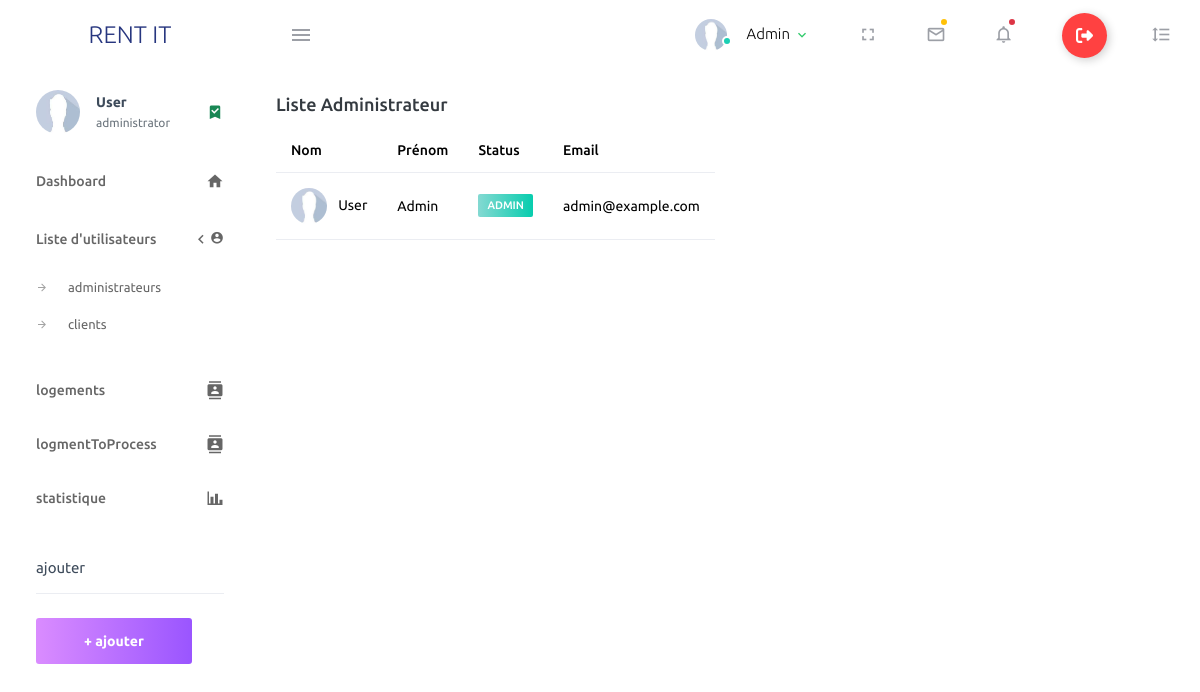
Page /index.php?page=adminList (signed in) on the committed database.
### tables this page shows
CREATE TABLE `utilisateur` (
  `id` int(11) NOT NULL,
  `prenom` varchar(50) NOT NULL,
  `nom` varchar(50) NOT NULL,
  `email` varchar(255) NOT NULL,
  `password` varchar(255) NOT NULL,
  `image_path` varchar(255) DEFAULT NULL,
  `type` enum('client','administrator') NOT NULL
);

### database_connection.php (called while the page is built, shortened)
<?php
function getDatabase() {
    $mysqli = new mysqli($GLOBALS['dbhost'], $GLOBALS['dbuser'], $GLOBALS['dbpassword'], $GLOBALS['dbdatabase']);
    return $mysqli;
}
?>

### models/userModel.php (called while the page is built, shortened)
<?php
class UserModel
{
    private $db;
    public function __construct()
    {
        $this->db = $this->connectToDatabase();
    }
    private function connectToDatabase()
    {
        return getDatabase();
    }
    public function getUsers()
    {
        $query = "SELECT * FROM utilisateur";
        $result = $this->db->query($query);
        $users = [];
        while ($row = $result->fetch_assoc()) {
            $users[] = $row;
        }
        return $users;
    }
    public function getUserById($userId)
    {
        $userId = $this->db->real_escape_string($userId);
        $query = "SELECT * FROM utilisateur WHERE id = '$userId'";
        $result = $this->db->query($query);
        $userData = $result->fetch_assoc();
        return $userData;
    }
}
?>

### controllers/userController.php (called while the page is built, shortened)
<?php
require_once('models/userModel.php');
    function getUser(){
        $userId = $_SESSION['id'];
        $userModel = new UserModel();
        $user = $userModel->getUserById($userId);
        return $user;
    }
    function getAdmins(){
        $userModel = new UserModel();
        $admins = $userModel->getUsers();
        $users = [];
        foreach($admins as $admin){
            if($admin['type']=='administrator')$users[] = $admin;
        }
        return $users;
    }
    ?>

### view/admin/adminList.php (the view)
<?php
$admin=getAdmins();
?>
<div class="row">
              <div class="col-12 grid-margin">
                <div class="card">
                  <div class="card-body">
                    <h4 class="card-title">Liste administrateur</h4>
                    <div class="table-responsive">
                      <table class="table">
                        <thead>
                          <tr>
                            <th> Nom </th>
                            <th> Prénom</th>
                            <th> Status </th>
                            <th> Email </th>
                          </tr>
                        </thead>
                        <tbody>
                          <?php
                            foreach ($admin as $a) {
                              echo'
                              <tr>
                              <td>
                              <img src="assets/img/UsersImages/'.$a['image_path'].'" class="me-2" alt="image"> '.$a['nom'].'
                              </td>
                              <td> '.$a['prenom'].' </td>
                              <td>
                              <label class="badge badge-gradient-success">ADMIN</label>
                              </td>
                              <td> '.$a['email'].' </td>
                              </tr>';
                            }
                            ?>
                        </tbody>
                      </table>
                    </div>
                  </div>
                </div>
              </div>
            </div>

### view/admin/header.php (shortened to what this page needs)
<nav class="navbar default-layout-navbar col-lg-12 col-12 p-0 fixed-top d-flex flex-row">
  <div class="text-center navbar-brand-wrapper d-flex align-items-center justify-content-center">
    <a class="navbar-brand brand-logo" href="<?php echo $_SERVER['PHP_SELF'] ?>">RENT IT</a>
  </div>
  <div class="navbar-menu-wrapper d-flex align-items-stretch">
    <button class="navbar-toggler navbar-toggler align-self-center" type="button" data-toggle="minimize">
      <span class="mdi mdi-menu"></span>
    </button>
    <ul class="navbar-nav navbar-nav-right">
      <li class="nav-item nav-profile dropdown">
        <a class="nav-link dropdown-toggle" id="profileDropdown" href="#profile" data-bs-toggle="dropdown"
          aria-expanded="false">
          <div class="nav-profile-img">
            <img src="assets\img\UsersImages\<?php echo $user['image_path'] ?>" alt="<?php echo $user['image_path'] ?>">
            <span class="availability-status online"></span>
          </div>
          <div class="nav-profile-text">
            <p class="mb-1 text-black">
              <?php echo $user['prenom'] ?>
            </p>
          </div>
        </a>
      </li>
      <li class="nav-item d-none d-lg-block full-screen-link">
        <a class="nav-link">
          <i class="mdi mdi-fullscreen" id="fullscreen-button"></i>
        </a>
      </li>
      <li class="nav-item dropdown">
        <a class="nav-link count-indicator dropdown-toggle" id="messageDropdown" href="#" data-bs-toggle="dropdown"
          aria-expanded="false">
          <i class="mdi mdi-email-outline"></i>
          <span class="count-symbol bg-warning"></span>
        </a>
      </li>
      <li class="nav-item dropdown">
        <a class="nav-link count-indicator dropdown-toggle" id="notificationDropdown" href="#"
          data-bs-toggle="dropdown">
          <i class="mdi mdi-bell-outline"></i>
          <span class="count-symbol bg-danger"></span>
        </a>
      </li>
      <li class="nav-item nav-logout d-none d-lg-block">
        <a href="<?php echo $_SERVER['PHP_SELF']. '?page=logout'  ?>" class="text-reset nav-link">
          <button class="logout-Btn">
            <div class="logout-sign"></div>
          </button>
        </a>
      </li>
      <li class="nav-item nav-settings d-none d-lg-block">
        <a class="nav-link" href="#">
          <i class="mdi mdi-format-line-spacing"></i>
        </a>
      </li>
    </ul>
  </div>
</nav>

### view/admin/sidebar.php (shortened to what this page needs)
<nav class="sidebar sidebar-offcanvas" id="sidebar">
  <ul class="nav">
    <li class="nav-item nav-profile">
      <a href="#profile" class="nav-link">
        <div class="nav-profile-image">
          <img src="assets\img\UsersImages\<?php echo $user['image_path'] ?>" alt="<?php echo $user['image_path'] ?>">
        </div>
        <div class="nav-profile-text d-flex flex-column">
          <span class="font-weight-bold mb-2"><?php echo $user['nom'] ?></span>
          <span class="text-secondary text-small"><?php echo $user['type'] ?></span>
        </div>
        <i class="mdi mdi-bookmark-check text-success nav-profile-badge"></i>
      </a>
    </li>
    <li class="nav-item">
      <a class="nav-link" href="<?php echo $_SERVER['PHP_SELF'] ?>">
        <span class="menu-title">Dashboard</span>
        <i class="mdi mdi-home menu-icon"></i>
      </a>
    </li>
    <li class="nav-item">
      <a class="nav-link" data-bs-toggle="collapse" href="#ui-basic" aria-expanded="false" aria-controls="ui-basic">
        <span class="menu-title">Liste d'utilisateurs</span>
        <i class="menu-arrow"></i>
        <i class="mdi mdi-account-circle"></i>
      </a>
      <div class="collapse" id="ui-basic">
        <ul class="nav flex-column sub-menu">
          <li class="nav-item"> <a class="nav-link" href="<?php echo htmlspecialchars($_SERVER['PHP_SELF']) . '?page=adminList'?>">administrateurs</a></li>
          <li class="nav-item"> <a class="nav-link" href="<?php echo htmlspecialchars($_SERVER['PHP_SELF']) . '?page=clientList'?>">clients</a></li>
        </ul>
      </div>
    </li>
    <li class="nav-item">
      <a class="nav-link" href="<?php echo htmlspecialchars($_SERVER['PHP_SELF']) . '?page=listLogement'?>">
        <span class="menu-title">logements</span>
        <i class="mdi mdi-contacts menu-icon"></i>
      </a>
    </li>
    <li class="nav-item">
      <a class="nav-link" href="<?php echo htmlspecialchars($_SERVER['PHP_SELF']) . '?page=logmentToProcess'?>">
        <span class="menu-title">logmentToProcess</span>
        <i class="mdi mdi-contacts menu-icon"></i>
      </a>
    </li>
    <li class="nav-item">
      <a class="nav-link" href="<?php echo htmlspecialchars($_SERVER['PHP_SELF']) . '?page=statistique'?>">
        <span class="menu-title">statistique</span>
        <i class="mdi mdi-chart-bar menu-icon"></i>
      </a>
    </li>
    <li class="nav-item sidebar-actions">
      <span class="nav-link">
        <div class="border-bottom">
          <h6 class="font-weight-normal mb-3">ajouter</h6>
        </div>
        <a href="#ajout">
          <button class="btn btn-block btn-lg btn-gradient-primary mt-4">+ ajouter</button>
        </a>
      </span>
    </li>
  </ul>
</nav>

### assets/css/style.css (style rules this page uses)
* { margin: 0; padding: 0; box-sizing: border-box; font-family: 'Quicksand', sans-serif; }
body { font-family: "Poppins", sans-serif; color: #555555; }
h1, h2, h3, h4, h5, h6 { color: #000000; }
a { color: #000000; text-decoration: none; transition: all 0.5s ease; }
.btn { transition: 0.5s ease; }
.navbar-toggler { position: relative; }
.navbar-toggler span { display: block; background-color: #000000; height: 3px; width: 25px; margin-top: 4px; margin-bottom: 4px; transform: rotate(0deg); left: 0; opacity: 1; }
.navbar-toggler span:nth-child(1), .navbar-toggler span:nth-child(3) { transition: transform 0.35s ease-in-out; }
.navbar-toggler:not(.collapsed) span:nth-child(1) { position: absolute; left: 12px; top: 10px; transform: rotate(135deg); opacity: 0.9; }

### assets/css/costom.css (style rules this page uses)
.logout-Btn { display: flex; align-items: center; justify-content: flex-start; width: 45px; height: 45px; border: none; border-radius: 50%; cursor: pointer; position: relative; overflow: hidden; transition-duration: .3s; box-shadow: 2px 2px 10px rgba(0, 0, 0, 0.199); background-color: rgb(255, 65, 65); }
.logout-sign { width: 100%; transition-duration: .3s; display: flex; align-items: center; justify-content: center; }
.logout-sign svg { width: 17px; }

### rows in the picture
utilisateur: image_path (placeholder picture), prenom "Admin", nom "User", type "administrator", email "admin@example.com"
